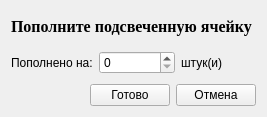
<?xml version="1.0" encoding="UTF-8"?>
<ui version="4.0">
 <class>RestockingWindow</class>
 <widget class="QWidget" name="RestockingWindow">
  <property name="geometry">
   <rect>
    <x>0</x>
    <y>0</y>
    <width>267</width>
    <height>117</height>
   </rect>
  </property>
  <property name="windowTitle">
   <string>Пополнение ячейки</string>
  </property>
  <layout class="QVBoxLayout" name="verticalLayout">
   <item>
    <widget class="QLabel" name="label_2">
     <property name="font">
      <font>
       <family>Times New Roman</family>
       <pointsize>12</pointsize>
       <weight>75</weight>
       <bold>true</bold>
      </font>
     </property>
     <property name="text">
      <string>Пополните подсвеченную ячейку</string>
     </property>
    </widget>
   </item>
   <item>
    <layout class="QHBoxLayout" name="horizontalLayout">
     <item>
      <widget class="QLabel" name="label">
       <property name="text">
        <string>Пополнено на:</string>
       </property>
      </widget>
     </item>
     <item>
      <widget class="QSpinBox" name="spinBox"/>
     </item>
     <item>
      <widget class="QLabel" name="label_3">
       <property name="text">
        <string>штук(и)</string>
       </property>
      </widget>
     </item>
    </layout>
   </item>
   <item>
    <layout class="QHBoxLayout" name="horizontalLayout_2">
     <item>
      <spacer name="horizontalSpacer">
       <property name="orientation">
        <enum>Qt::Horizontal</enum>
       </property>
       <property name="sizeHint" stdset="0">
        <size>
         <width>40</width>
         <height>20</height>
        </size>
       </property>
      </spacer>
     </item>
     <item>
      <widget class="QPushButton" name="okButton">
       <property name="text">
        <string>Готово</string>
       </property>
      </widget>
     </item>
     <item>
      <widget class="QPushButton" name="closeButton">
       <property name="text">
        <string>Отмена</string>
       </property>
      </widget>
     </item>
    </layout>
   </item>
  </layout>
 </widget>
 <resources/>
 <connections/>
</ui>
